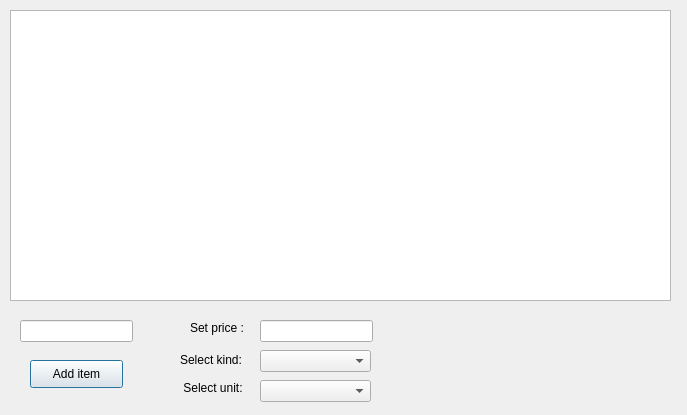
<?xml version="1.0" encoding="UTF-8"?>
<ui version="4.0">
 <class>Goods</class>
 <widget class="QDialog" name="Goods">
  <property name="geometry">
   <rect>
    <x>0</x>
    <y>0</y>
    <width>687</width>
    <height>415</height>
   </rect>
  </property>
  <property name="windowTitle">
   <string>Dialog</string>
  </property>
  <widget class="QTableView" name="tableView">
   <property name="geometry">
    <rect>
     <x>10</x>
     <y>10</y>
     <width>661</width>
     <height>291</height>
    </rect>
   </property>
   <property name="sizeAdjustPolicy">
    <enum>QAbstractScrollArea::AdjustToContents</enum>
   </property>
   <property name="editTriggers">
    <set>QAbstractItemView::NoEditTriggers</set>
   </property>
   <attribute name="horizontalHeaderShowSortIndicator" stdset="0">
    <bool>false</bool>
   </attribute>
   <attribute name="horizontalHeaderStretchLastSection">
    <bool>false</bool>
   </attribute>
   <attribute name="verticalHeaderShowSortIndicator" stdset="0">
    <bool>false</bool>
   </attribute>
  </widget>
  <widget class="QPushButton" name="pushButton_additem">
   <property name="geometry">
    <rect>
     <x>30</x>
     <y>360</y>
     <width>93</width>
     <height>28</height>
    </rect>
   </property>
   <property name="text">
    <string>Add item</string>
   </property>
  </widget>
  <widget class="QLineEdit" name="lineEdit_additem">
   <property name="geometry">
    <rect>
     <x>20</x>
     <y>320</y>
     <width>113</width>
     <height>22</height>
    </rect>
   </property>
  </widget>
  <widget class="QComboBox" name="comboBox_kind">
   <property name="geometry">
    <rect>
     <x>260</x>
     <y>350</y>
     <width>111</width>
     <height>22</height>
    </rect>
   </property>
  </widget>
  <widget class="QComboBox" name="comboBox_unit">
   <property name="geometry">
    <rect>
     <x>260</x>
     <y>380</y>
     <width>111</width>
     <height>22</height>
    </rect>
   </property>
  </widget>
  <widget class="QLineEdit" name="lineEdit_price">
   <property name="geometry">
    <rect>
     <x>260</x>
     <y>320</y>
     <width>113</width>
     <height>22</height>
    </rect>
   </property>
  </widget>
  <widget class="QLabel" name="label">
   <property name="geometry">
    <rect>
     <x>190</x>
     <y>320</y>
     <width>61</width>
     <height>16</height>
    </rect>
   </property>
   <property name="text">
    <string>Set price :</string>
   </property>
  </widget>
  <widget class="QLabel" name="label_2">
   <property name="geometry">
    <rect>
     <x>180</x>
     <y>380</y>
     <width>71</width>
     <height>16</height>
    </rect>
   </property>
   <property name="text">
    <string> Select unit:</string>
   </property>
  </widget>
  <widget class="QLabel" name="label_3">
   <property name="geometry">
    <rect>
     <x>180</x>
     <y>350</y>
     <width>71</width>
     <height>20</height>
    </rect>
   </property>
   <property name="text">
    <string>Select kind:</string>
   </property>
  </widget>
 </widget>
 <resources/>
 <connections/>
</ui>
